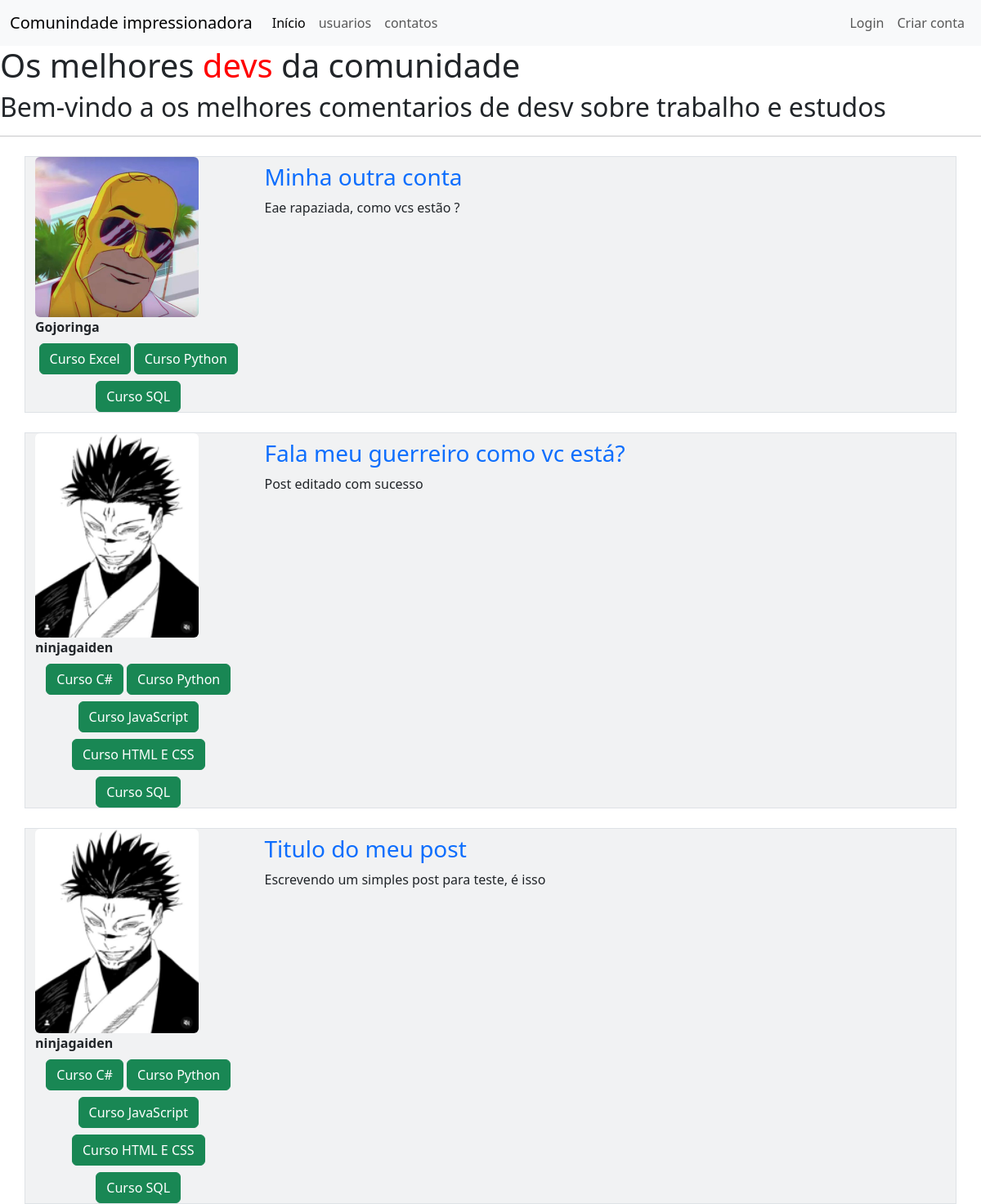
The page / on the database its author committed.
### comunidade_impressionadora/models.py (models this page shows, shortened)
class Post(database.Model):
    id = database.Column(database.Integer, primary_key=True)
    titulo = database.Column(database.String, nullable=False)
    corpo = database.Column(database.Text, nullable=False)
    data_criacao = database.Column(database.DateTime, nullable=False, default=datetime.utcnow)
    id_usuario = database.Column(database.Integer, database.ForeignKey('usuario.id') , nullable=False  )

class Usuario(database.Model, UserMixin):
  id = database.Column(database.Integer, primary_key=True)
  username = database.Column(database.String, nullable=False)
  email =  database.Column(database.String, nullable=False)
  senha = database.Column(database.String, nullable=False)
  foto_perfil = database.Column(database.String, default='default.jpg')
  posts = database.relationship('Post', backref='autor', lazy=True)
  cursos = database.Column(database.String, nullable=False, default= 'Não informado')

### comunidade_impressionadora/routes.py (the view)
@app.route("/")
def Home():
    posts = Post.query.order_by(Post.id.desc())
    return render_template("home.html", posts=posts)

### comunidade_impressionadora/templates/home.html
{% extends 'base.html' %} {% block body %}
<h1>Os melhores <span style="color: red">devs</span> da comunidade</h1>
<h2>Bem-vindo a os melhores comentarios de desv sobre trabalho e estudos</h2>
<hr />
{% for post in posts %}
<div class="container">
  <div class="row border mt-4 meupost">
    <div class="col col-3">
      <div class="image pe-2">
        <img
          src="{{url_for('static', filename='fotos_perfil/{}'.format(post.autor.foto_perfil))}}"
          class="rounded"
          width="200"
        />
        <strong>{{post.autor.username}}</strong>
        <div class="row justify-content-center">
          <div class="col" style="text-align: center">
            {% for curso in post.autor.cursos.split(';') %}
            <button type="button" class="btn btn-success mt-2">
              {{ curso }}
            </button>
            {% endfor %}
          </div>
        </div>
      </div>
    </div>
    <div class="col-6 p-2" id="posts">
      <a
        style="text-decoration: none"
        href="{{url_for('exibir_post', post_id=post.id)}}"
      >
        <h3>{{ post.titulo }}</h3>
      </a>
      <p>{{ post.corpo }}</p>
    </div>
  </div>
</div>
{% endfor %} {% endblock %}

### comunidade_impressionadora/templates/base.html (shortened to what this page needs)
<!DOCTYPE html>
<html lang="pt-br">
  <head>
    <link
      href="https://cdn.jsdelivr.net/npm/bootstrap@5.3.3/dist/css/bootstrap.min.css"
      rel="stylesheet"
    />
    <link
      rel="stylesheet"
      type="text/css"
      href="{{ url_for('static', filename='main.css') }}"
    />
  </head>
  <body>
    {% include 'navebar.html' %}  {% block body %} {% endblock %}
  </body>
</html>

### comunidade_impressionadora/templates/navebar.html (shortened to what this page needs)
<nav class="navbar navbar-expand-lg bg-body-tertiary">
  <div class="container-fluid">
    <a class="navbar-brand" href="{{url_for('Home')}}">Comunindade impressionadora</a>
    <div class="collapse navbar-collapse" id="navbarSupportedContent">
      <ul class="navbar-nav me-auto mb-2 mb-lg-0">
        <li class="nav-item">
          <a class="nav-link active" aria-current="page" href="{{url_for('Home')}}">Início</a>
        </li>
          <a class="nav-link" href="{{url_for('usuarios')}}">usuarios</a>
        <li class="nav-item">
          <a class="nav-link" href="{{url_for('contatos')}}">contatos</a>
        </li>
      </ul>
      <ul class="d-flex navbar-nav">
        {% if current_user.is_authenticated %}
          <li class="nav-item">
            <a class="nav-link" href="{{url_for('criar_post')}}">Criar post</a>
          </li>
          <li class="nav-item">
            <a class="nav-link" href="{{url_for('perfil')}}">Meu Perfil</a>
          </li>
          <li class="nav-item">
            <a class="nav-link" href="{{url_for('sair')}}">Sair</a>
          </li>
        {% else %}
          <li class="nav-item">
            <a class="nav-link" href="{{url_for('login')}}">Login</a>
          </li>
          <li class="nav-item">
            <a class="nav-link" href="{{url_for('login')}}">Criar conta</a>
          </li>
        {% endif %}
      </ul>
    </div>
  </div>
</nav>

### comunidade_impressionadora/static/main.css (style rules this page uses)
.meupost { background-color: #edeff0c7; }

### rows shown on the page
Post: foto_perfil (picture), autor.username "Gojoringa", curso "Curso Excel" "Curso Python" "Curso SQL", titulo "Minha outra conta", corpo "Eae rapaziada, como vcs estão ?"
Post: foto_perfil (picture), autor.username "ninjagaiden", curso "Curso C#" "Curso Python" "Curso JavaScript" "Curso HTML E CSS" "Curso SQL", titulo "Fala meu guerreiro como vc está?", corpo "Post editado com sucesso"
Post: foto_perfil (picture), autor.username "ninjagaiden", curso "Curso C#" "Curso Python" "Curso JavaScript" "Curso HTML E CSS" "Curso SQL", titulo "Titulo do meu post", corpo "Escrevendo um simples post para teste, é isso"
